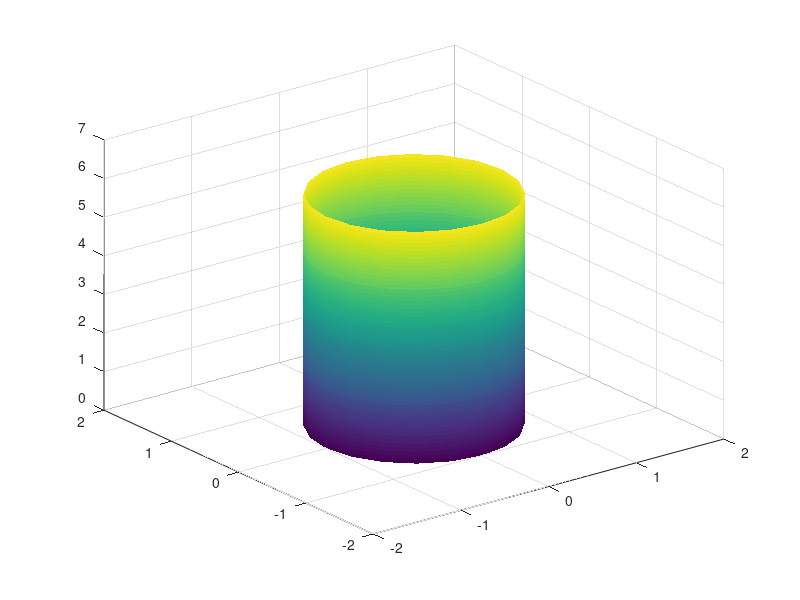

The MATLAB source for this figure:
clc
clear all

[t,s]=meshgrid(0:pi/10:2*pi,  0:0.1:6);

% a cylinder
x=cos(t);
y=sin(t);
z=s;

surf(x,y,z,'EdgeColor','none')
%mesh(x,y,z)
axis([-2 2 -2 2 0 7])
